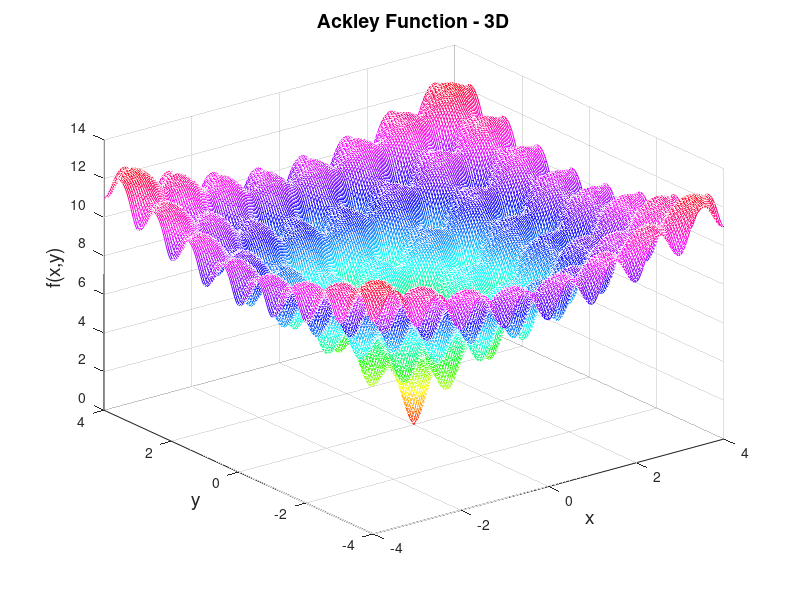

MATLAB code to generate this figure: (Note: this script raises an error after producing the figure.)
clear all; close all; clc;

x = [-4:0.04:4]; y = [-4:0.04:4];
[X,Y] = meshgrid(x,y);

ackley_fc = @(x,y) -20*exp(-0.2*sqrt(  0.5*(x.^2+y.^2) )) ...
                 -exp(0.5*(cos(2*pi*x) + cos(2*pi*y))) ...
                 +exp(1)+20;

Z = ackley_fc(X,Y);

grafico=mesh(x,y,Z); colormap(hsv);

title('Ackley Function - 3D', 'FontSize',14);
xlabel('x','FontSize',14); 
ylabel('y','FontSize',14); 
zlabel('f(x,y)','FontSize',14);
grafico.Parent.FontSize = 14;

figure; 
contourf(x,y,Z); colormap(hsv); hold on
colorbar
title('Ackley Function', 'FontSize',14);
xlabel('x','FontSize',14); 
ylabel('y','FontSize',14); 
grafico.Parent.FontSize = 14;

